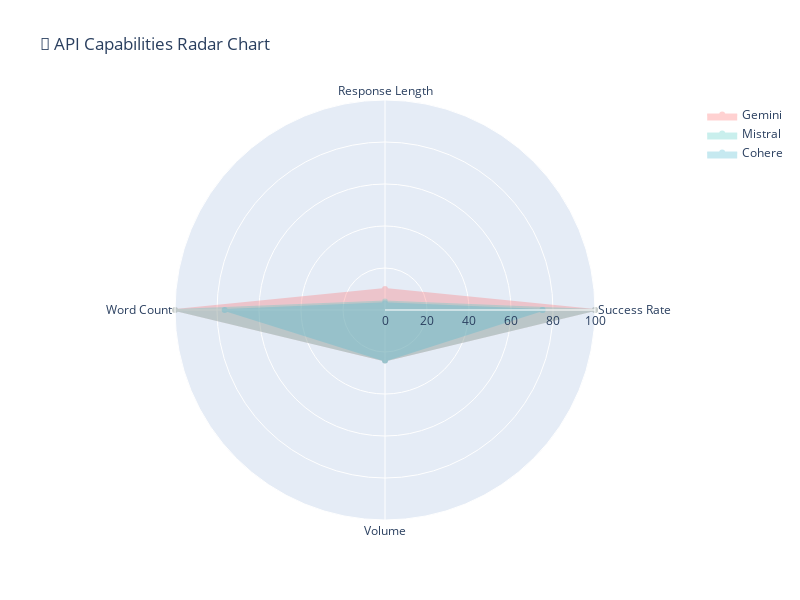

Write notebook code for a chart like this one.
### Markdown cell above
**interpretation:**
This chart plots success rate (x-axis) against average response length in characters (y-axis); the color encodes average words. Two systems cluster at about 100% success: one produces the longest responses (≈1000 chars, high word count—Gemini), and the other is shorter (≈400 chars, mid word count—Mistral). The third system sits lower on success (~75%) and also gives the shortest responses (≈300 chars, low word count—Cohere). In practical terms, Gemini tends to return fuller explanations but at higher cost/latency, Mistral is reliable while being more concise, and Cohere is brief but shows more incomplete/invalid outputs in this sample. Choice should match the task: use Gemini when detail is required, Mistral when you want concise, structured output, and Cohere for short summaries only with tighter prompting to avoid missing content.

### Code cell
# Creative Visualization 3: Radar Chart for API Capabilities
print("🎨 Creating Radar Chart for API Capabilities...")

if api_metrics:
    # Prepare data for radar chart
    radar_data = {}
    for api, metrics in api_metrics.items():
        radar_data[api.title()] = [
            metrics['success_rate'],
            min(metrics['avg_response_length'] / 100, 100),  # Normalize length
            min(metrics['avg_response_words'] * 2, 100),     # Normalize words
            min(metrics['total_responses'] * 2, 100)         # Normalize total
        ]
    
    # Define categories
    categories = ['Success Rate', 'Response Length', 'Word Count', 'Volume']
    
    # Create radar chart
    fig = go.Figure()
    
    colors = ['#FF6B6B', '#4ECDC4', '#45B7D1', '#96CEB4', '#FECA57']
    
    for i, (api, values) in enumerate(radar_data.items()):
        fig.add_trace(go.Scatterpolar(
            r=values + [values[0]],  # Close the radar chart
            theta=categories + [categories[0]],
            fill='toself',
            name=api,
            line_color=colors[i % len(colors)],
            fillcolor=colors[i % len(colors)],
            opacity=0.3
        ))
    
    fig.update_layout(
        polar=dict(
            radialaxis=dict(
                visible=True,
                range=[0, 100]
            )),
        showlegend=True,
        title="🎯 API Capabilities Radar Chart",
        font_size=12,
        width=800,
        height=600
    )
    
    fig.show()
    print("✅ Radar chart created!")
else:
    print("⚠️  No API data available for radar chart")

### Figure 1 — Plotly figure (JSON) as saved in the notebook; plotly's stock layout.template omitted (floating-point values rounded to 4 significant figures)
{"data": [{"fill": "toself", "fillcolor": "#FF6B6B", "line": {"color": "#FF6B6B"}, "name": "Gemini", "opacity": 0.3, "r": [100, 10.04, 100, 24, 100], "theta": ["Success Rate", "Response Length", "Word Count", "Volume", "Success Rate"], "type": "scatterpolar"}, {"fill": "toself", "fillcolor": "#4ECDC4", "line": {"color": "#4ECDC4"}, "name": "Mistral", "opacity": 0.3, "r": [100, 4.093, 100, 24, 100], "theta": ["Success Rate", "Response Length", "Word Count", "Volume", "Success Rate"], "type": "scatterpolar"}, {"fill": "toself", "fillcolor": "#45B7D1", "line": {"color": "#45B7D1"}, "name": "Cohere", "opacity": 0.3, "r": [75, 3.157, 76.33, 24, 75], "theta": ["Success Rate", "Response Length", "Word Count", "Volume", "Success Rate"], "type": "scatterpolar"}], "layout": {"font": {"size": 12}, "height": 600, "polar": {"radialaxis": {"range": [0, 100], "visible": true}}, "showlegend": true, "title": {"text": "🎯 API Capabilities Radar Chart"}, "width": 800}}
